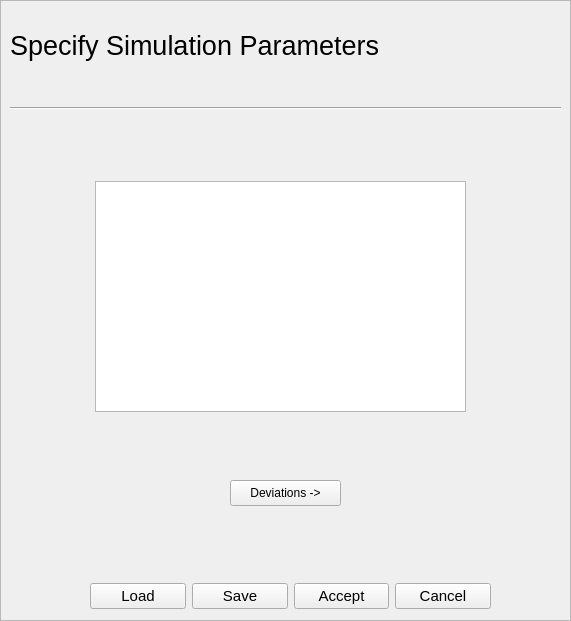
  <widget class="QFrame" name="frame_simulationKinematicParameters">
   <property name="geometry">
    <rect>
     <x>0</x>
     <y>0</y>
     <width>571</width>
     <height>621</height>
    </rect>
   </property>
   <property name="autoFillBackground">
    <bool>true</bool>
   </property>
   <property name="frameShape">
    <enum>QFrame::StyledPanel</enum>
   </property>
   <property name="frameShadow">
    <enum>QFrame::Raised</enum>
   </property>
   <widget class="QLabel" name="label_3">
    <property name="geometry">
     <rect>
      <x>10</x>
      <y>10</y>
      <width>551</width>
      <height>71</height>
     </rect>
    </property>
    <property name="font">
     <font>
      <pointsize>20</pointsize>
     </font>
    </property>
    <property name="text">
     <string>Specify Simulation Parameters</string>
    </property>
   </widget>
   <widget class="QTableWidget" name="tableWidget">
    <property name="geometry">
     <rect>
      <x>95</x>
      <y>181</y>
      <width>371</width>
      <height>231</height>
     </rect>
    </property>
   </widget>
   <widget class="QPushButton" name="pushButton_9">
    <property name="geometry">
     <rect>
      <x>230</x>
      <y>480</y>
      <width>111</width>
      <height>26</height>
     </rect>
    </property>
    <property name="text">
     <string>Deviations -&gt;</string>
    </property>
   </widget>
   <widget class="Line" name="line">
    <property name="geometry">
     <rect>
      <x>10</x>
      <y>100</y>
      <width>551</width>
      <height>16</height>
     </rect>
    </property>
    <property name="orientation">
     <enum>Qt::Horizontal</enum>
    </property>
   </widget>
   <widget class="QWidget" name="">
    <property name="geometry">
     <rect>
      <x>90</x>
      <y>580</y>
      <width>401</width>
      <height>33</height>
     </rect>
    </property>
    <layout class="QHBoxLayout" name="horizontalLayout">
     <item>
      <widget class="QPushButton" name="pushButton_10">
       <property name="font">
        <font>
         <pointsize>11</pointsize>
        </font>
       </property>
       <property name="text">
        <string>Load</string>
       </property>
      </widget>
     </item>
     <item>
      <widget class="QPushButton" name="pushButton_11">
       <property name="font">
        <font>
         <pointsize>11</pointsize>
        </font>
       </property>
       <property name="text">
        <string>Save</string>
       </property>
      </widget>
     </item>
     <item>
      <widget class="QPushButton" name="pushButton_12">
       <property name="font">
        <font>
         <pointsize>11</pointsize>
        </font>
       </property>
       <property name="text">
        <string>Accept</string>
       </property>
      </widget>
     </item>
     <item>
      <widget class="QPushButton" name="pushButton_cancelSimulationKinematicParameters">
       <property name="font">
        <font>
         <pointsize>11</pointsize>
        </font>
       </property>
       <property name="text">
        <string>Cancel</string>
       </property>
      </widget>
     </item>
    </layout>
   </widget>
  </widget>
